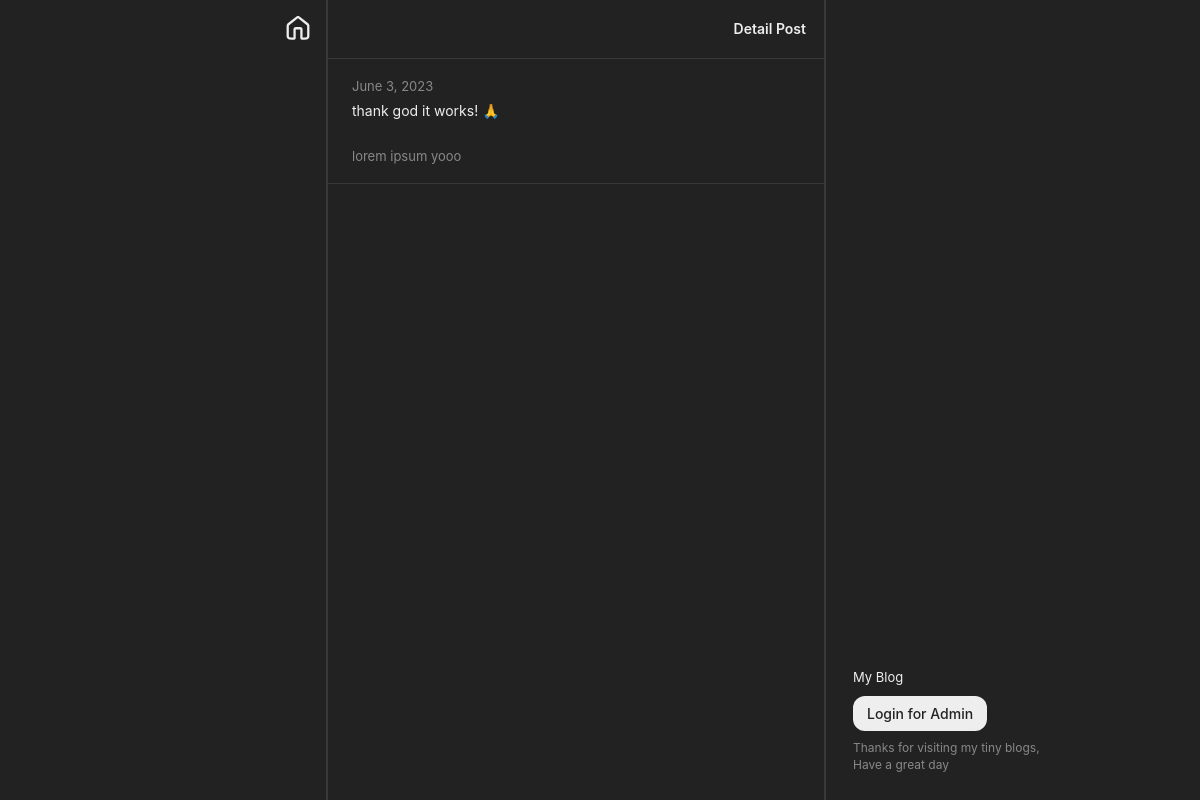
Page /post_detail.php?id=15 on the committed database.
### tables this page shows
CREATE TABLE `posts` (
  `id` int(11) NOT NULL,
  `title` varchar(255) NOT NULL,
  `content` longtext NOT NULL,
  `created_at` datetime NOT NULL DEFAULT current_timestamp()
);

### post_detail.php (the view, shortened to what this page needs)
<?php
include 'db.php';
$id = $_GET['id'];
$stmt = $conn->prepare("SELECT * FROM posts WHERE id = ?");
$stmt->bind_param("i", $id);
$stmt->execute();
$result = $stmt->get_result();
$row = $result->fetch_assoc();
?>
<!DOCTYPE html>
<html>
<head>
    <link href="styles.css" rel="stylesheet">
</head>
<body>
    <div class="wrapper">
        <div class="left">
            <div class="left-container">
            <a href="index.php" style="text-decoration: none; color: inherit; cursor: pointer;" class="haptic">
</a>
            </div>
        </div>
        <div class="middle middle-border">
            <div class="content middle-border">
                <div class="tulisan-my-blog">
                    <span class="heading-bold">Detail Post</span>
                </div>
                <div class="post-list height-detail">
                    <div class="post post-column">
                    <span class="post-list-desc"><?php echo date("F j, Y", strtotime($row['created_at'])); ?></span>
                        <span class="post-list-title" style="margin-bottom: 20px;"><?php echo $row['title']; ?></span>
                        <span class="post-list-desc"><?php echo nl2br(htmlspecialchars($row['content'], ENT_QUOTES, 'UTF-8')); ?></span>
                    </div>
                </div>
            </div>
        </div>
        <div class="right">
            <div class="content right-container">
                <div class="right-box">
                    <span class="above-button">My Blog</span>
                    <button class="login-button">
                        <span id="loginBtn">Login for Admin</span>
                    </button>
                    <span class="below-button">Thanks for visiting my tiny blogs,<br />Have a great day</span>
                </div>
            </div>
        </div>
    </div>

### styles.css (style rules this page uses)
button { background: none; color: inherit; border: none; padding: 0; font: inherit; cursor: pointer; outline: inherit; }
* { box-sizing: border-box; }
body { font-family: "Inter", system-ui, -apple-system, BlinkMacSystemFont, 'Segoe UI', Roboto, Oxygen, Ubuntu, Cantarell, 'Open Sans', 'Helvetica Neue', sans-serif; font-style: normal; margin: 0; margin-left: 9vw; padding: 0; display: flex; justify-content: center; align-items: center; height: 100vh; background-color: #222222; }
.wrapper { display: flex; justify-content: space-between; width: 55%; height: 100%; }
.left, .right, .middle { display: flex; height: 100%; }
.left { align-items: flex-start; flex: 0 1 auto; }
.right { align-items: flex-end; flex: 0 1 auto; min-width: 250px; }
.middle { align-items: flex-start; justify-content: center; flex: 1; min-width: 500px; max-width: 500px; }
.left-container { display: flex; flex-direction: column; align-items: center; padding: 16px; gap: 32px; align-self: flex-start; }
.content { width: 100%; }
a { color: #eeeeee; text-decoration: none; }
.heading-bold { font-weight: 600; font-size: 14px; line-height: 22px; display: flex; align-items: center; color: #eeeeee; }
.post-list-title { font-weight: 400; font-size: 14px; line-height: 28px; display: flex; align-items: center; color: #eeeeee; }
.post-list-desc { font-weight: 400; font-size: 13px; line-height: 22px; display: flex; align-items: center; color: #888888; }
.post { box-sizing: border-box; display: flex; justify-content: space-between; align-items: start; padding: 16px 24px; border-bottom: 1px solid rgba(255, 255, 255, 0.1); }
.post-column { flex-direction: column; }
.tulisan-my-blog { box-sizing: border-box; display: flex; flex-direction: row; align-items: center; justify-content: space-between; padding: 18px; gap: 25.36px; border-bottom: 1px solid rgba(255, 255, 255, 0.1); }
.middle-border { border-width: 0px 1px; border-style: solid; border-color: rgba(255, 255, 255, 0.1); }
.right-container { display: flex; flex-direction: column; justify-content: flex-end; align-items: flex-start; padding: 27px; gap: 11px; align-self: flex-end; }
.right-box { display: flex; flex-direction: column; align-items: flex-start; padding: 0px; gap: 8px; }
.below-button { font-weight: 400; font-size: 12px; line-height: 17px; display: flex; align-items: center; color: #888888; }
.above-button { font-weight: 400; font-size: 13px; line-height: 22px; display: flex; align-items: center; color: #eeeeee; }
.login-button { display: flex; flex-direction: row; align-items: flex-start; padding: 9px 14px; background: #eeeeee; border-radius: 12px; }
#loginBtn { font-weight: 500; font-size: 14px; line-height: 17px; display: flex; align-items: center; text-align: center; color: #222222; }
.icon-home { width: 24px; height: 24px; }
.post-list { overflow-y: auto; scrollbar-color: #222222 #222222; scrollbar-width: thin; }
.height-detail { height: 93.5vh; }
.tulisan-my-blog { position: sticky; top: 0; }
@media screen and (max-width: 1250px) { body { font-family: "Inter", system-ui, -apple-system, BlinkMacSystemFont, 'Segoe UI', Roboto, Oxygen, Ubuntu, Cantarell, 'Open Sans', 'Helvetica Neue', sans-serif; font-style: normal; margin: 0; padding: 0; display: flex; justify-content: space-around; align-items: center; height: 100vh; background-color: #222222; } }

### rows in the picture
posts: created_at "June 3, 2023", title "thank god it works! 🙏", content "lorem ipsum yooo"
